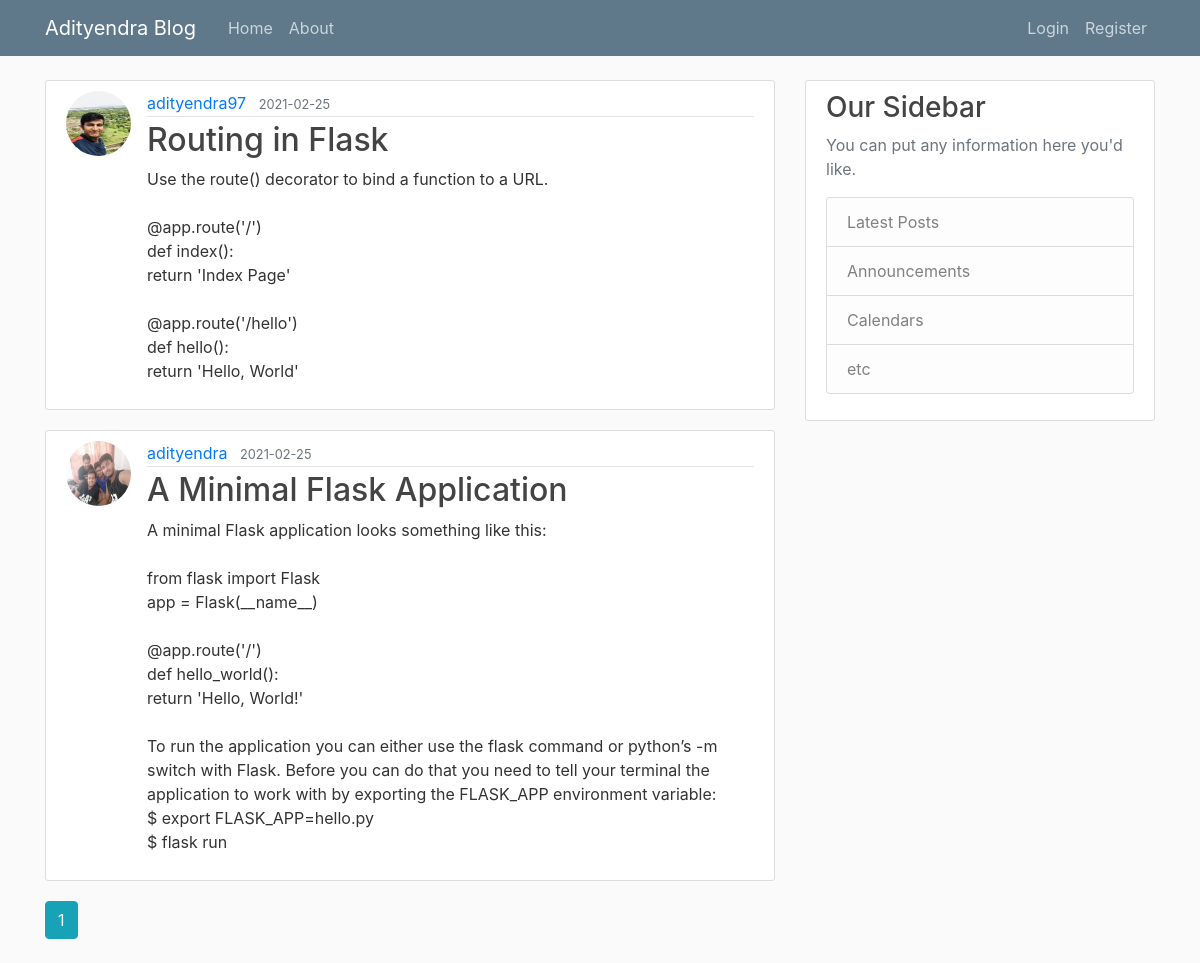
The page /home on the database its author committed.
### flaskblog/models.py (models this page shows, shortened)
class Post(db.Model):
    id = db.Column(db.Integer, primary_key=True)
    title = db.Column(db.String(100), nullable=False)
    date_posted = db.Column(db.DateTime, nullable=False, default=datetime.utcnow)
    content = db.Column(db.Text, nullable=False)
    user_id = db.Column(db.Integer, db.ForeignKey('user.id'), nullable=False)

class User(db.Model, UserMixin):
    id = db.Column(db.Integer, primary_key=True)
    username = db.Column(db.String(20), unique=True, nullable=False)
    email = db.Column(db.String(120), unique=True, nullable=False)
    image_file = db.Column(db.String(20), nullable=False, default='default.jpg')
    password = db.Column(db.String(60), nullable=False)
    posts = db.relationship('Post', backref='author', lazy=True)

### flaskblog/main/routes.py (the view)
@main.route("/")
@main.route("/home")
def home():
    page = request.args.get('page', 1, type=int)
    posts = Post.query.order_by(Post.date_posted.desc()).paginate(page=page, per_page=5)
    return render_template('home.html', posts=posts)

### flaskblog/templates/home.html
{% extends "layout.html" %}
{% block content %}
{% for post in posts.items %}
<article class="media content-section">
  <img class="rounded-circle article-img"
    src="{{ url_for('static', filename='profile_pics/' + post.author.image_file) }}">
  <div class="media-body">
    <div class="article-metadata">
      <a class="mr-2" href="{{ url_for('users.user_posts', username=post.author.username) }}">{{ post.author.username
        }}</a>
      <small class="text-muted">{{ post.date_posted.strftime('%Y-%m-%d') }}</small>
    </div>
    <h2><a class="article-title" href="{{ url_for('posts.post', post_id=post.id) }}">{{ post.title }}</a></h2>
    <p class="article-content">{{ post.content }}</p>
  </div>
</article>
{% endfor %}
{% for page_num in posts.iter_pages(left_edge=1, right_edge=1, left_current=1, right_current=2) %}
{% if page_num %}
{% if posts.page == page_num %}
<a class="btn btn-info mb-4" href="{{ url_for('main.home', page=page_num) }}">{{ page_num }}</a>
{% else %}
<a class="btn btn-outline-info mb-4" href="{{ url_for('main.home', page=page_num) }}">{{ page_num }}</a>
{% endif %}
{% else %}
...
{% endif %}
{% endfor %}
{% endblock content %}

### flaskblog/static/main.css (style rules this page uses)
body { background: #fafafa; color: #333333; margin-top: 5rem; }
h1, h2, h3, h4, h5, h6 { color: #444444; }
.content-section { background: #ffffff; padding: 10px 20px; border: 1px solid #dddddd; border-radius: 3px; margin-bottom: 20px; }
.article-title { color: #444444; }
.article-content { white-space: pre-line; }
.article-img { height: 65px; width: 65px; margin-right: 16px; }
.article-metadata { padding-bottom: 1px; margin-bottom: 4px; border-bottom: 1px solid #e3e3e3 }

### rows shown on the page
Post: image_file (picture), author.username "adityendra97", date_posted "2021-02-25", title "Routing in Flask", content "Use the route() decorator to bind a function to a URL. @app.route('/') def index(): return 'Index Page' @app.route('/hello') def hello(): return 'Hello, World'"
Post: image_file (picture), author.username "adityendra", date_posted "2021-02-25", title "A Minimal Flask Application", content "A minimal Flask application looks something like this: from flask import Flask app = Flask(__name__) @app.route('/') def hello_world(): return 'Hello, World!' To run the application you can either use the flask command or python’s -m switch with Flask. Before you can do that you need to tell your terminal the application to work with by exporting the FLASK_APP environment variable: $ export FLASK_APP=hello.py $ flask run"

### other values the page prints
{{ page_num }} "1"
